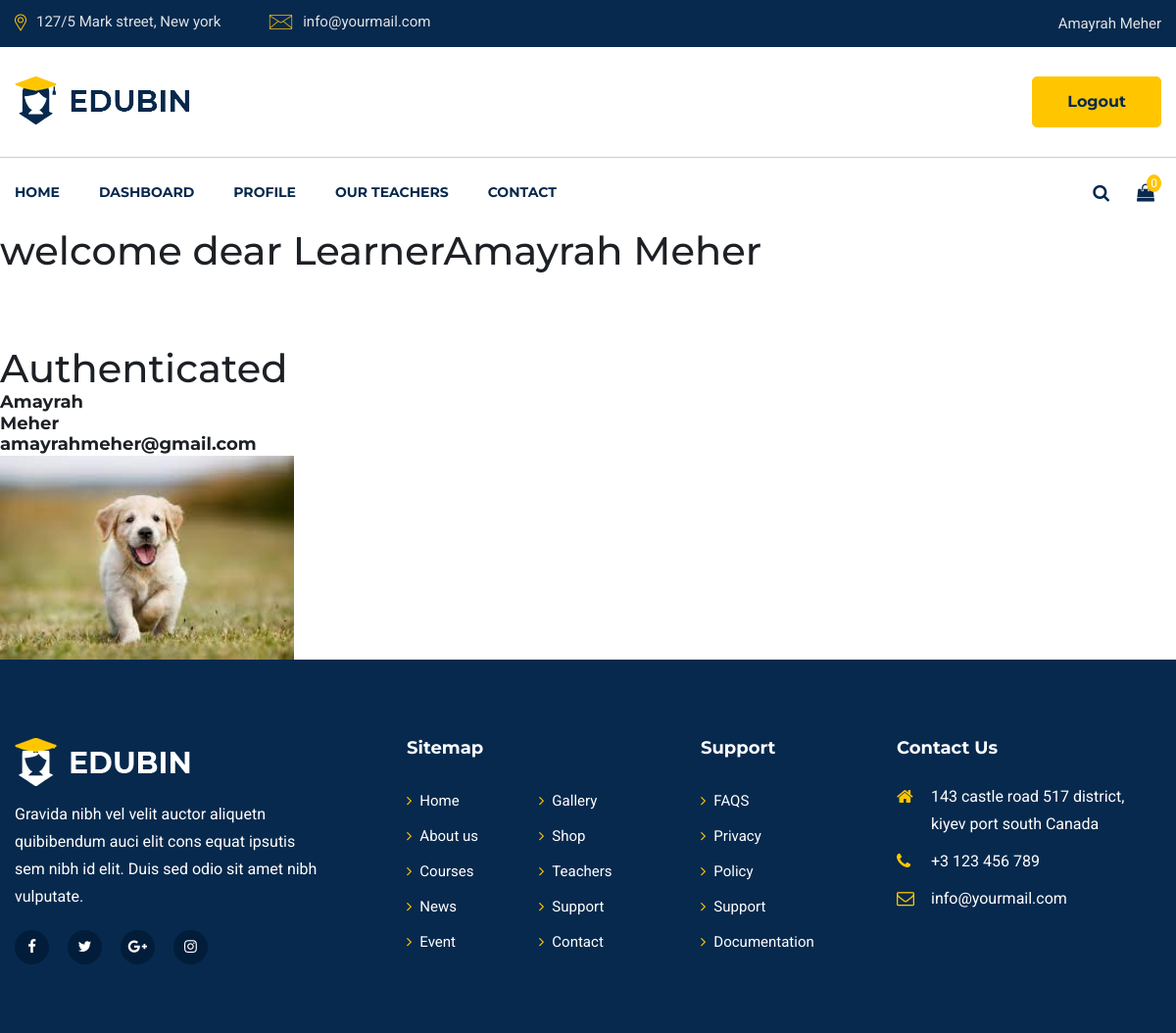
Page /user/dashboard/ (signed in) on the earlier database version.
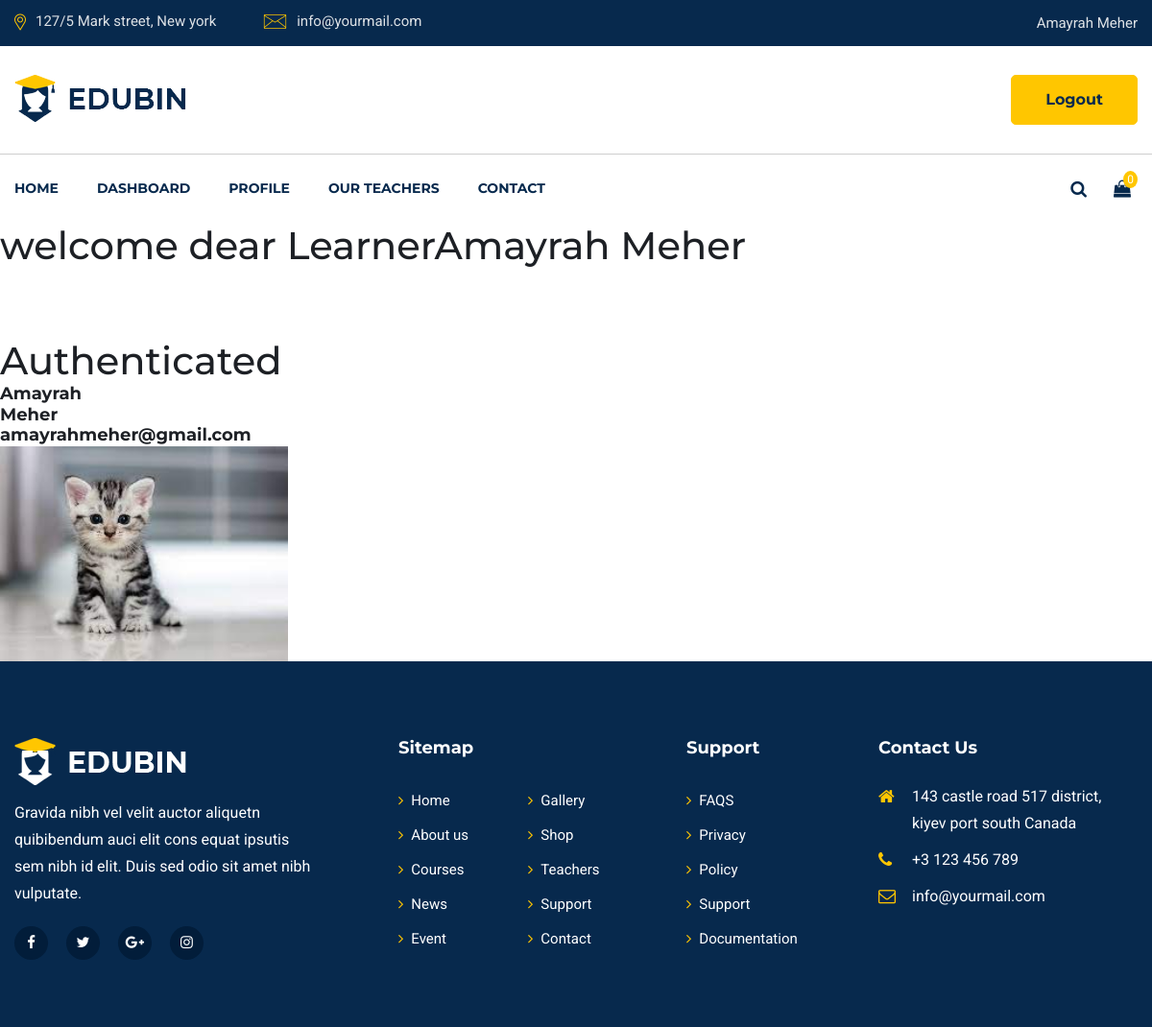
Same page on the later database version.
### user/models.py (models this page shows, shortened)
class User(AbstractUser):
    username = models.CharField(_("Username"), max_length=150)
    email = models.EmailField(_("email address"), unique=True)
    USERNAME_FIELD = "email"
    REQUIRED_FIELDS = []
    objects = CustomUserManager()
    @property
    def full_name(self):
        return f"{self.first_name} {self.last_name}"

class Student(models.Model):
    student = models.OneToOneField(User, on_delete=models.CASCADE, primary_key=True,
                                   )
    profile_image = models.ImageField(
        null=True, blank=True, upload_to="profile_pictures/student/")
    @property
    def profile_image_url(self):
        if self.profile_image and hasattr(self.profile_image, 'url'):
            return self.profile_image.url
        else:
            return "/static/images/profile/user.png"

### user/views.py (the view)
# urls.py: path('dashboard/', user_view.dashboard, name='dashboard'),
@login_required
def dashboard(request):
    print("you are in dashboard")
    user = request.user
    if user:
        context = {
            'user': user,
            }
        return render(request, 'user/dashboard.html', context)
    return Http404

### user/templates/user/dashboard.html
{% extends 'lms_main/base.html' %}
{% load static %}
{% block navbar %}
{% include 'lms_main/components/navbar.html' %}
{% endblock %}
{% block main %}
<h1>welcome dear Learner{{ user.full_name }}</h1>
<br><br><br>
{% if user.is_authenticated %}
<h1>Authenticated</h1>
<h5>{{ user.first_name }}</h5>
<h5>{{ user.last_name }}</h5>
<h5>{{ user.email }}</h5>
    <img src="{{ user.student.profile_image_url }}" alt="profile image" class="w-25">
{% else %}
<h1>Not authenticated</h1>
{% endif %}
{% include 'lms_main/components/footer.html' %}
{% endblock %}

### lms_main/templates/lms_main/components/navbar.html (shortened to what this page needs)
{% load static %}
<header id="header-part">
    <div class="header-top d-none d-lg-block">
        <div class="container">
            <div class="row">
                <div class="col-lg-6">
                    <div class="header-contact text-lg-left text-center">
                        <ul>
                            <li><img src="{% static 'images/all-icon/map.png' %}" alt="icon"><span>127/5 Mark street, New york</span>
                            </li>
                            <li><img src="{% static 'images/all-icon/email.png' %}" alt="icon"><span>info@yourmail.com</span></li>
                        </ul>
                    </div>
                </div>
                {% if user.is_authenticated %}
                <div class="col-lg-6">
                    <div class="header-opening-time text-lg-right text-center">
                        <p>{{ user.full_name }}</p>
                    </div>
                </div>
                {% endif %}
            </div>
        </div>
    </div>
    <div class="header-logo-support pt-30 pb-30">
        <div class="container">
            <div class="row">
                <div class="col-lg-4 col-md-4">
                    <div class="logo">
                        <a href="index-2.html">
                            <img src="{% static 'images/logo.png' %}" alt="Logo">
                        </a>
                    </div>
                </div>
                <div class="col-lg-8 col-md-8">
                    <div class="support-button float-right d-none d-md-block">
                        {% if user.is_authenticated %}
                        <div class="button float-left">
                            <a href="{% url 'user:logout-user' %}" class="main-btn">Logout</a>
                        </div>
                        {% endif %}
                    </div>
                </div>
            </div>
        </div>
    </div>
{% if user.is_authenticated %}
    {% if user.student %}
    <div class="navigation">
        <div class="container">
            <div class="row">
                <div class="col-lg-10 col-md-10 col-sm-9 col-8">
                    <nav class="navbar navbar-expand-lg">
                        <div class="collapse navbar-collapse sub-menu-bar" id="navbarSupportedContent">
                            <ul class="navbar-nav mr-auto">
                                <li class="nav-item">
                                    <a href="{% url 'lms_main:home' %}">Home</a>
                                </li>
                                <li class="nav-item">
                                    <a href="{% url 'user:dashboard' %}">Dashboard</a>
                                </li>
                                <li class="nav-item">
                                    <a href="{% url 'user:update-profile' %}">Profile</a>
                                </li>
                                <li class="nav-item">
                                    <a href="teachers.html">Our teachers</a>
                                </li>
                                <li class="nav-item">
                                    <a href="contact.html">Contact</a>
                                </li>
                            </ul>
                        </div>
                    </nav>
                </div>
                <div class="col-lg-2 col-md-2 col-sm-3 col-4">
                    <div class="right-icon text-right">
                        <ul>
                            <li><a href="#" id="search"><i class="fa fa-search"></i></a></li>
                            <li><a href="#"><i class="fa fa-shopping-bag"></i><span>0</span></a></li>
                        </ul>
                    </div>
                </div>
            </div>
        </div>
    </div>
    {% endif %}
                {% endif %}
</header>

Differences in the rows shown:
changed User "Amayrah Meher": student.profile_image_url: a different picture
